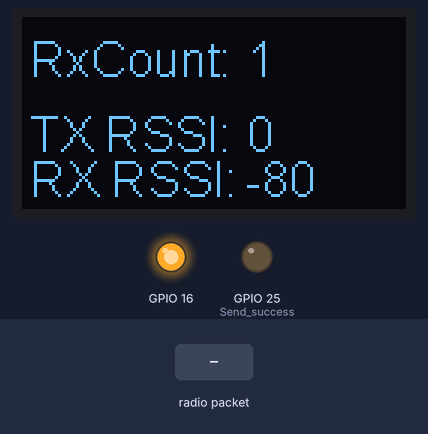
This sketch was run on a simulated ESP32. Shown: 128×64 one-colour display, output pins drawn as LEDs (lit = HIGH). Inputs (shaded band) come from the test bench. WiFi joins after 1.5 s; servers stay silent unless stated; no radio packets arrive unless stated; what the sketch prints to the serial monitor is not drawn.

Above: at 6.3 s.
6.4 s: radio packet "1" arrives
At 8.9 s:
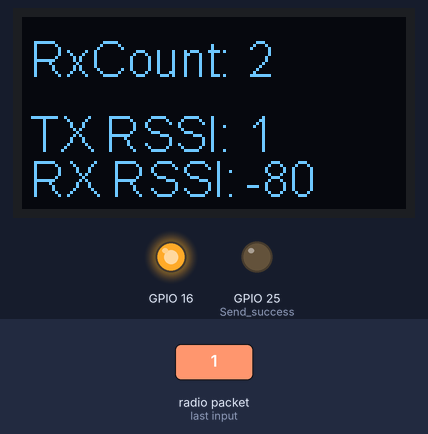
9.4 s: radio packet "2" arrives
At 12.1 s:
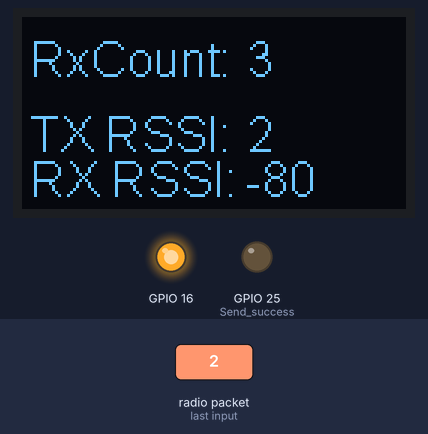
12.4 s: radio packet "0" arrives
At 15.4 s:
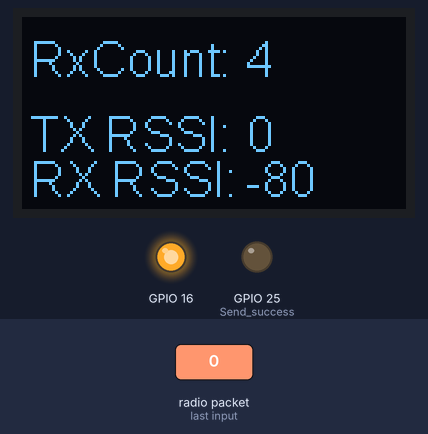
Timing chart, 0 to 16.9 s (numbered marks = the images above; inputs shaded):
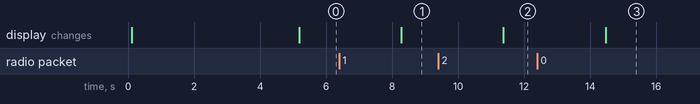

The sketch:

LoRaESP.ino
```cpp
#include <SPI.h>
#include <LoRa.h>
#include "SSD1306.h"
#include<Arduino.h>
#include <WiFi.h>
#include <WiFiUdp.h>

//array of frequencies valid for the application to change
long int frequencies[6] = {915000000, 915125000, 868000000, 868125000, 433000000, 433125000};
//controls the current frequency index in the array
int indexFreq = 0;

// WiFi network name and password:
const char * networkName = "XATA";
const char * networkPswd = "password";

//IP address to send UDP data to:
// either use the ip address of the server or
// a network broadcast address
const char * udpAddress = "192.168.1.255";
const int udpPort = 3333;

//Are we currently connected to WiFi?
boolean connectedWiFi = false;

//The udp library class
WiFiUDP udp;

//OLED pins to ESP32 GPIOs via this connecthin:
//OLED_SDA -- GPIO4
//OLED_SCL -- GPIO15
//OLED_RST -- GPIO16

SSD1306  display(0x3c, 4, 15);

// WIFI_LoRa_32 ports

// GPIO5  -- SX1278's SCK
// GPIO19 -- SX1278's MISO
// GPIO27 -- SX1278's MOSI
// GPIO18 -- SX1278's CS
// GPIO14 -- SX1278's RESET
// GPIO26 -- SX1278's IRQ(Interrupt Request)

#define SS      18
#define RST     14
#define DI0     26
#define BAND    433E6  //915E6

// int counter = 0;
String RxRssi = "0";
String TxRssi = "0";
//int RxCount = 0;
int TxCount = 0;
int timerCount = 0;

void setup() {
  pinMode(25,OUTPUT); //Send success, LED will bright 1 second

  pinMode(16,OUTPUT);
  digitalWrite(16, LOW);    // set GPIO16 low to reset OLED
  delay(50);
  digitalWrite(16, HIGH);

  Serial.begin(115200);
  while (!Serial); //If just the the basic function, must connect to a computer

  // Initialising the UI will init the display too.
  display.init();
  display.flipScreenVertically();
  display.setFont(ArialMT_Plain_10);
  display.setTextAlignment(TEXT_ALIGN_LEFT);
  display.drawString(5,5,"LoRa Sender&Reciever");
  display.display();

  SPI.begin(5,19,27,18);
  LoRa.setPins(SS,RST,DI0);
  Serial.println("LoRa Sender&reciver");

  if (!LoRa.begin(BAND)) {
    // Serial.println("Starting LoRa failed!");
      display.drawString(5,25,"Starting LoRa failed!");
    while (1);
  }
  Serial.println("LoRa Initial OK!");
  display.drawString(5,25,"LoRa Initializing OK!");
  //show working Band
  display.drawString(5, 35, String(frequencies[indexFreq]));
  display.display();
  delay(5000);
  //Connect to the WiFi network
  connectToWiFi(networkName, networkPswd);
}

void loop() {

  // try to parse packet
  int packetSize = LoRa.parsePacket();
  Serial.print("packetSize= ");
  Serial.println(LoRa.parsePacket());

  if ((packetSize) || (TxCount == 0)) {
    while (LoRa.available()) {
      TxRssi = LoRa.readString();
    }
       // send packet
      LoRa.beginPacket();
      LoRa.print((String)LoRa.packetRssi());
      LoRa.endPacket();
      Serial.print("(String)LoRa.packetRssi()= ");
      Serial.println((String)LoRa.packetRssi());
      TxCount++;
      timerCount=0;
    }
      Serial.print("TxRssi= ");
      Serial.println(TxRssi);

  display.clear();
  display.setFont(ArialMT_Plain_16);
  display.drawString(3, 5, "RxCount:");
  display.drawString(75, 5, (String)TxCount);

  display.drawString(3, 30, "TX RSSI:");
  display.drawString(75, 30, TxRssi);

  if (timerCount < 500) {
    RxRssi = (String)LoRa.packetRssi();
  } else {
    RxRssi = "lost";
  }
  display.drawString(3, 45, "RX RSSI:");
  display.drawString(75, 45, RxRssi);
  display.display();
      Serial.print("RxRssi= ");
      Serial.println(RxRssi);

  if (timerCount > 500) {
       // send packet
        LoRa.beginPacket();
        LoRa.print("lost");
        LoRa.endPacket();
        TxCount++;
        timerCount=0;
  }
  timerCount++;
  Serial.print("timerCount= ");
  Serial.println(timerCount);


  /*
  digitalWrite(25, HIGH);   // turn the LED on (HIGH is the voltage level)
  delay(1000);                       // wait for a second
  digitalWrite(25, LOW);    // turn the LED off by making the voltage LOW
  delay(1000);                       // wait for a second
  delay(3000);
  */

  //only send data when connected
  if(connectedWiFi){
    //Send a packet
    udp.beginPacket(udpAddress,udpPort);
    udp.printf("RX RSSI: %u", (String)RxRssi);
    udp.printf(" - ");
    udp.printf("TX RSSI: %u", (String)TxRssi);
    udp.printf("\n");
    udp.endPacket();
  }

  //digitalWrite(25, HIGH);   // turn the LED on (HIGH is the voltage level)
  delay(1000);                       // wait for a second
  //digitalWrite(25, LOW);    // turn the LED off by making the voltage LOW
  //delay(1000);                       // wait for a second
  //delay(3000);

}

void connectToWiFi(const char * ssid, const char * pwd){
  Serial.println("Connecting to WiFi network: " + String(ssid));

  // delete old config
  WiFi.disconnect(true);
  //register event handler
  WiFi.onEvent(WiFiEvent);

  //Initiate connection
  WiFi.begin(ssid, pwd);

  Serial.println("Waiting for WIFI connection...");
}

//wifi event handler
void WiFiEvent(WiFiEvent_t event){
    switch(event) {
      case SYSTEM_EVENT_STA_GOT_IP:
          //When connected set
          Serial.print("WiFi connected! IP address: ");
          Serial.println(WiFi.localIP());
          //initializes the UDP state
          //This initializes the transfer buffer
          udp.begin(WiFi.localIP(),udpPort);
          connectedWiFi = true;
          break;
      case SYSTEM_EVENT_STA_DISCONNECTED:
          Serial.println("WiFi lost connection");
          connectedWiFi = false;
          break;
    }
}
```

Measured:
- after the input at 6.4 s, the display: changes after 1.9 s (image 1)
- after the input at 9.4 s, the display: changes after 2.0 s (image 2)
- after the input at 12.4 s, the display: changes after 2.1 s (image 3)
